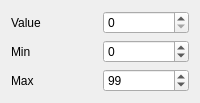
                 <widget class="QWidget" name="spinPage">
                  <layout class="QGridLayout" name="gridLayout_4">
                   <item row="2" column="0">
                    <widget class="QLabel" name="label_6">
                     <property name="text">
                      <string>Max</string>
                     </property>
                    </widget>
                   </item>
                   <item row="1" column="0">
                    <widget class="QLabel" name="label_5">
                     <property name="text">
                      <string>Min</string>
                     </property>
                    </widget>
                   </item>
                   <item row="1" column="1">
                    <widget class="QSpinBox" name="spinMin">
                     <property name="sizePolicy">
                      <sizepolicy hsizetype="Preferred" vsizetype="Fixed">
                       <horstretch>0</horstretch>
                       <verstretch>0</verstretch>
                      </sizepolicy>
                     </property>
                     <property name="minimum">
                      <number>-10000</number>
                     </property>
                     <property name="maximum">
                      <number>10000</number>
                     </property>
                     <property name="stepType">
                      <enum>QAbstractSpinBox::AdaptiveDecimalStepType</enum>
                     </property>
                    </widget>
                   </item>
                   <item row="0" column="0">
                    <widget class="QLabel" name="label_2">
                     <property name="sizePolicy">
                      <sizepolicy hsizetype="Preferred" vsizetype="Preferred">
                       <horstretch>0</horstretch>
                       <verstretch>0</verstretch>
                      </sizepolicy>
                     </property>
                     <property name="text">
                      <string>Value</string>
                     </property>
                    </widget>
                   </item>
                   <item row="0" column="1">
                    <widget class="QSpinBox" name="spinVal">
                     <property name="sizePolicy">
                      <sizepolicy hsizetype="Preferred" vsizetype="Fixed">
                       <horstretch>0</horstretch>
                       <verstretch>0</verstretch>
                      </sizepolicy>
                     </property>
                    </widget>
                   </item>
                   <item row="2" column="1">
                    <widget class="QSpinBox" name="spinMax">
                     <property name="sizePolicy">
                      <sizepolicy hsizetype="Preferred" vsizetype="Fixed">
                       <horstretch>0</horstretch>
                       <verstretch>0</verstretch>
                      </sizepolicy>
                     </property>
                     <property name="minimum">
                      <number>-10000</number>
                     </property>
                     <property name="maximum">
                      <number>10000</number>
                     </property>
                     <property name="stepType">
                      <enum>QAbstractSpinBox::AdaptiveDecimalStepType</enum>
                     </property>
                     <property name="value">
                      <number>99</number>
                     </property>
                    </widget>
                   </item>
                  </layout>
                 </widget>
